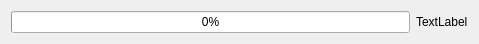
<?xml version="1.0" encoding="UTF-8"?>
<ui version="4.0">
 <class>ProgressTrackerDialog</class>
 <widget class="QDialog" name="ProgressTrackerDialog">
  <property name="geometry">
   <rect>
    <x>0</x>
    <y>0</y>
    <width>479</width>
    <height>40</height>
   </rect>
  </property>
  <property name="windowTitle">
   <string>Progress tracker</string>
  </property>
  <layout class="QHBoxLayout" name="horizontalLayout_2">
   <item>
    <widget class="QProgressBar" name="m_bar">
     <property name="value">
      <number>0</number>
     </property>
    </widget>
   </item>
   <item>
    <widget class="QLabel" name="m_text">
     <property name="text">
      <string>TextLabel</string>
     </property>
    </widget>
   </item>
  </layout>
 </widget>
 <resources/>
 <connections/>
</ui>
